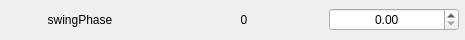
                      <widget class="QFrame" name="frame_47">
                       <property name="minimumSize">
                        <size>
                         <width>465</width>
                         <height>40</height>
                        </size>
                       </property>
                       <property name="maximumSize">
                        <size>
                         <width>465</width>
                         <height>40</height>
                        </size>
                       </property>
                       <property name="frameShape">
                        <enum>QFrame::NoFrame</enum>
                       </property>
                       <property name="frameShadow">
                        <enum>QFrame::Sunken</enum>
                       </property>
                       <layout class="QHBoxLayout" name="horizontalLayout_49">
                        <property name="spacing">
                         <number>5</number>
                        </property>
                        <property name="leftMargin">
                         <number>0</number>
                        </property>
                        <property name="topMargin">
                         <number>0</number>
                        </property>
                        <property name="rightMargin">
                         <number>5</number>
                        </property>
                        <property name="bottomMargin">
                         <number>0</number>
                        </property>
                        <item>
                         <widget class="QLabel" name="label_97">
                          <property name="minimumSize">
                           <size>
                            <width>158</width>
                            <height>0</height>
                           </size>
                          </property>
                          <property name="maximumSize">
                           <size>
                            <width>158</width>
                            <height>16777215</height>
                           </size>
                          </property>
                          <property name="text">
                           <string>swingPhase</string>
                          </property>
                          <property name="alignment">
                           <set>Qt::AlignCenter</set>
                          </property>
                         </widget>
                        </item>
                        <item>
                         <widget class="QLabel" name="label_98">
                          <property name="minimumSize">
                           <size>
                            <width>158</width>
                            <height>0</height>
                           </size>
                          </property>
                          <property name="maximumSize">
                           <size>
                            <width>158</width>
                            <height>16777215</height>
                           </size>
                          </property>
                          <property name="text">
                           <string>0</string>
                          </property>
                          <property name="alignment">
                           <set>Qt::AlignCenter</set>
                          </property>
                         </widget>
                        </item>
                        <item>
                         <widget class="QDoubleSpinBox" name="doubleSpinBox_46">
                          <property name="minimumSize">
                           <size>
                            <width>130</width>
                            <height>0</height>
                           </size>
                          </property>
                          <property name="maximumSize">
                           <size>
                            <width>130</width>
                            <height>16777215</height>
                           </size>
                          </property>
                          <property name="styleSheet">
                           <string notr="true"/>
                          </property>
                          <property name="alignment">
                           <set>Qt::AlignCenter</set>
                          </property>
                         </widget>
                        </item>
                       </layout>
                      </widget>
